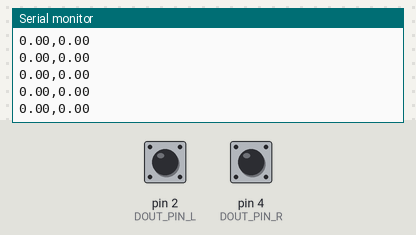
Recording of a sketch running on a simulated Arduino Uno, built with avr-gcc and run on an emulated ATmega328P. Parts: the last lines printed to the serial monitor. Inputs (shaded band) come from the test bench; at power-on: pin 2 (DOUT_PIN_L) HIGH, pin 4 (DOUT_PIN_R) HIGH.

Above: at 1.2 s.
1.3 s: pin 2 (DOUT_PIN_L) pulled LOW for 0.15 s
At 2.3 s:
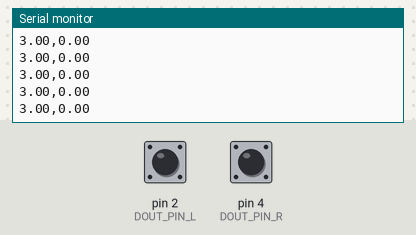
2.9 s: pin 4 (DOUT_PIN_R) pulled LOW for 0.15 s
At 3.8 s:
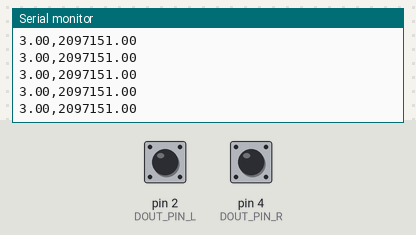
4.5 s: pin 2 (DOUT_PIN_L) pulled LOW for 1 s
7.0 s: pin 4 (DOUT_PIN_R) pulled LOW for 0.15 s
At 7.7 s:
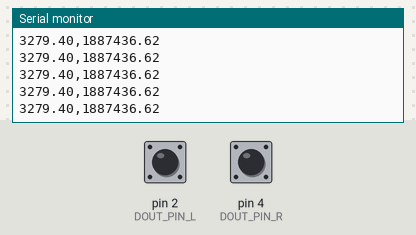
Timing chart, 0 to 9.6 s (numbered marks = the images above; inputs shaded):
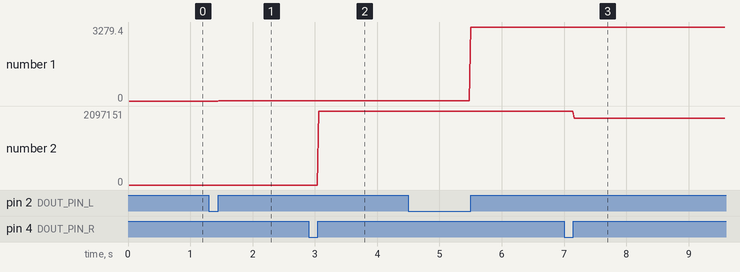

The sketch:

OSRS_Scale.ino
```cpp
#include <Arduino.h>

// ==========================================
// Hardware Configuration (Pins from LOAD CELL)
// ==========================================
const int DOUT_PIN_L = 2; // Left scale data pin
const int SCK_PIN_L = 3;  // Left scale clock pin
const int DOUT_PIN_R = 4; // Right scale data pin
const int SCK_PIN_R = 5;  // Right scale clock pin

// ==========================================
// Filtering Configuration
// ==========================================
const int WINDOW_SIZE = 10;
long circularBufferL[WINDOW_SIZE];
long circularBufferR[WINDOW_SIZE];
int bufferIndex = 0;
long long runningSumL = 0;
long long runningSumR = 0;
bool isBufferInitializedL = false;
bool isBufferInitializedR = false;

// Output rate: 50 Hz (once every 20ms) for real-time control loops
unsigned long lastPrintTime = 0;
const unsigned long PRINT_INTERVAL_MS = 20;

void setup() {
  Serial.begin(57600);

  // Initialize scale pins with internal pullups for DOUT to prevent floating noise
  pinMode(DOUT_PIN_L, INPUT_PULLUP);
  pinMode(SCK_PIN_L, OUTPUT);
  pinMode(DOUT_PIN_R, INPUT_PULLUP);
  pinMode(SCK_PIN_R, OUTPUT);

  // Set SCK low
  digitalWrite(SCK_PIN_L, LOW);
  digitalWrite(SCK_PIN_R, LOW);
}

// 100% Non-blocking raw read for HX711 (Interrupt safe)
long read_hx711_raw(int dout, int sck) {
  // If DOUT is HIGH, the chip is not ready (or disconnected). Return 0 immediately.
  if (digitalRead(dout) == HIGH) {
    return 0;
  }

  unsigned long value = 0;

  // Temporarily disable interrupts to guarantee clock pulses are not delayed by serial prints
  // (which would power-down the HX711 if clock stays HIGH for >60 microseconds)
  noInterrupts();

  // Shift in 24 bits
  for (int i = 0; i < 24; i++) {
    digitalWrite(sck, HIGH);
    delayMicroseconds(1);
    value = (value << 1) | digitalRead(dout);
    digitalWrite(sck, LOW);
    delayMicroseconds(1);
  }

  // Set gain to 128 (1 pulse) for next reading
  digitalWrite(sck, HIGH);
  delayMicroseconds(1);
  digitalWrite(sck, LOW);
  delayMicroseconds(1);

  // Restore interrupts immediately
  interrupts();

  // Sign extension for 24-bit two's complement to 32-bit signed long
  if (value & 0x800000) {
    value |= 0xFF000000;
  }

  return (long)value;
}

void loop() {
  // Sample Left Scale
  long rawL = read_hx711_raw(DOUT_PIN_L, SCK_PIN_L);
  if (rawL != 0) {
    if (!isBufferInitializedL) {
      for (int i = 0; i < WINDOW_SIZE; i++) {
        circularBufferL[i] = rawL;
      }
      runningSumL = (long long)rawL * WINDOW_SIZE;
      isBufferInitializedL = true;
    } else {
      runningSumL -= circularBufferL[bufferIndex];
      circularBufferL[bufferIndex] = rawL;
      runningSumL += rawL;
    }
  }

  // Sample Right Scale
  long rawR = read_hx711_raw(DOUT_PIN_R, SCK_PIN_R);
  if (rawR != 0) {
    if (!isBufferInitializedR) {
      for (int i = 0; i < WINDOW_SIZE; i++) {
        circularBufferR[i] = rawR;
      }
      runningSumR = (long long)rawR * WINDOW_SIZE;
      isBufferInitializedR = true;
    } else {
      runningSumR -= circularBufferR[bufferIndex];
      circularBufferR[bufferIndex] = rawR;
      runningSumR += rawR;
    }
  }

  // Always increment the circular buffer index to keep values moving
  bufferIndex = (bufferIndex + 1) % WINDOW_SIZE;

  // Periodic transmission at 50Hz
  unsigned long currentMillis = millis();
  if (currentMillis - lastPrintTime >= PRINT_INTERVAL_MS) {
    lastPrintTime = currentMillis;

    double avgL = isBufferInitializedL ? ((double)runningSumL / WINDOW_SIZE) : 0.0;
    double avgR = isBufferInitializedR ? ((double)runningSumR / WINDOW_SIZE) : 0.0;

    // Comma-separated counts: Left,Right
    Serial.print(avgL, 2);
    Serial.print(",");
    Serial.println(avgR, 2);
  }
}
```

Measured:
- after the input at 1.3 s, the serial monitor: prints a new line after 0.16 s (image 1)
- after the input at 2.9 s, the serial monitor: prints a new line after 0.16 s (image 2)
- after the input at 7.0 s, the serial monitor: prints a new line after 0.16 s (image 3)
- plotted number 1: 0 → 3 after the input at 1.3 s, 3 → 3279.4 after the input at 4.5 s
- plotted number 2: 0 → 2097151 after the input at 2.9 s, 2097151 → 1887436.62 after the input at 7.0 s
